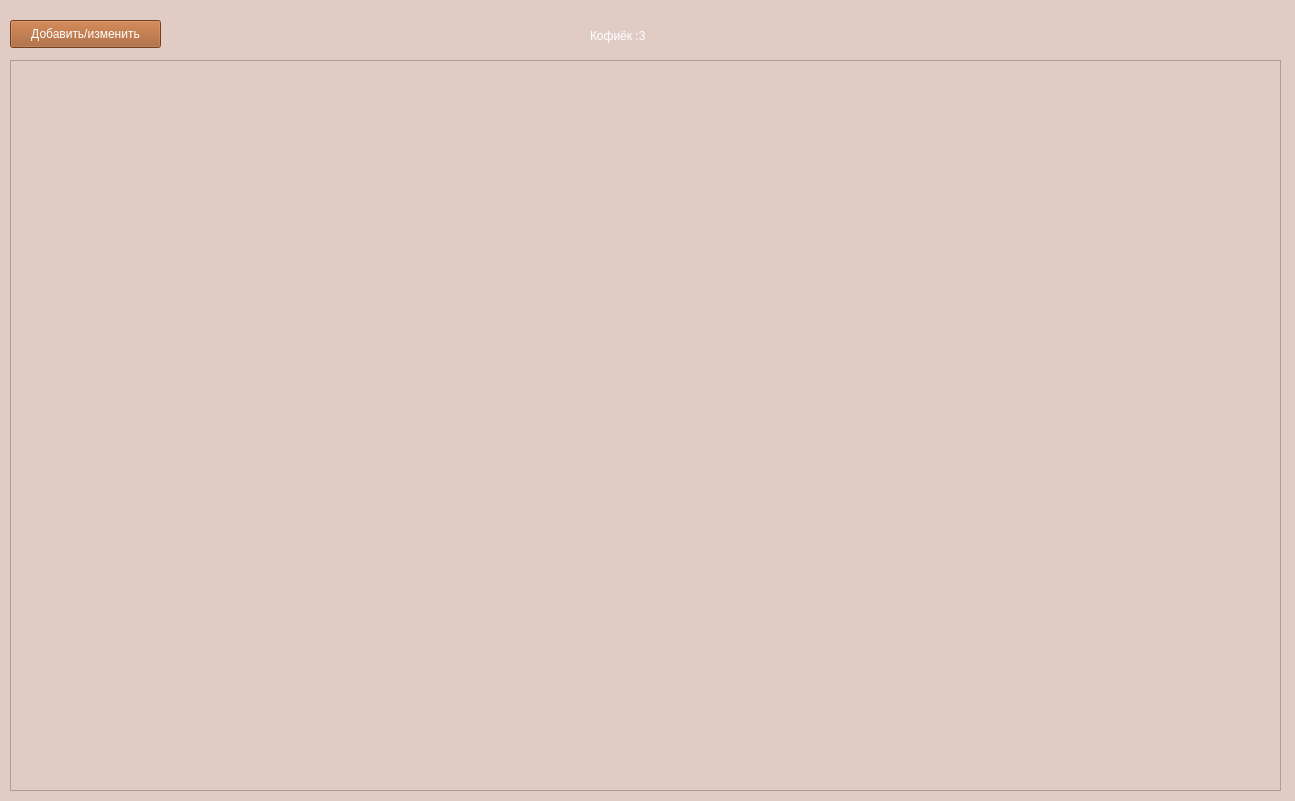
<?xml version="1.0" encoding="UTF-8"?>
<ui version="4.0">
 <class>Form</class>
 <widget class="QWidget" name="Form">
  <property name="geometry">
   <rect>
    <x>0</x>
    <y>0</y>
    <width>1295</width>
    <height>801</height>
   </rect>
  </property>
  <property name="windowTitle">
   <string>Coffee</string>
  </property>
  <property name="styleSheet">
   <string notr="true">background-color: rgb(224, 203, 197);</string>
  </property>
  <widget class="QLabel" name="label">
   <property name="geometry">
    <rect>
     <x>590</x>
     <y>20</y>
     <width>101</width>
     <height>31</height>
    </rect>
   </property>
   <property name="styleSheet">
    <string notr="true">color: rgb(255, 255, 255);
font: 87 10pt &quot;Segoe UI Black&quot;;</string>
   </property>
   <property name="text">
    <string>Кофиёк :3</string>
   </property>
  </widget>
  <widget class="QTableWidget" name="tableWidget">
   <property name="geometry">
    <rect>
     <x>10</x>
     <y>60</y>
     <width>1271</width>
     <height>731</height>
    </rect>
   </property>
  </widget>
  <widget class="QPushButton" name="pushButton">
   <property name="geometry">
    <rect>
     <x>10</x>
     <y>20</y>
     <width>151</width>
     <height>28</height>
    </rect>
   </property>
   <property name="styleSheet">
    <string notr="true">background-color: rgb(161, 89, 38);
color: rgb(255, 255, 255);
font: 87 8pt &quot;Segoe UI Black&quot;;</string>
   </property>
   <property name="text">
    <string>Добавить/изменить</string>
   </property>
  </widget>
 </widget>
 <resources/>
 <connections/>
</ui>
